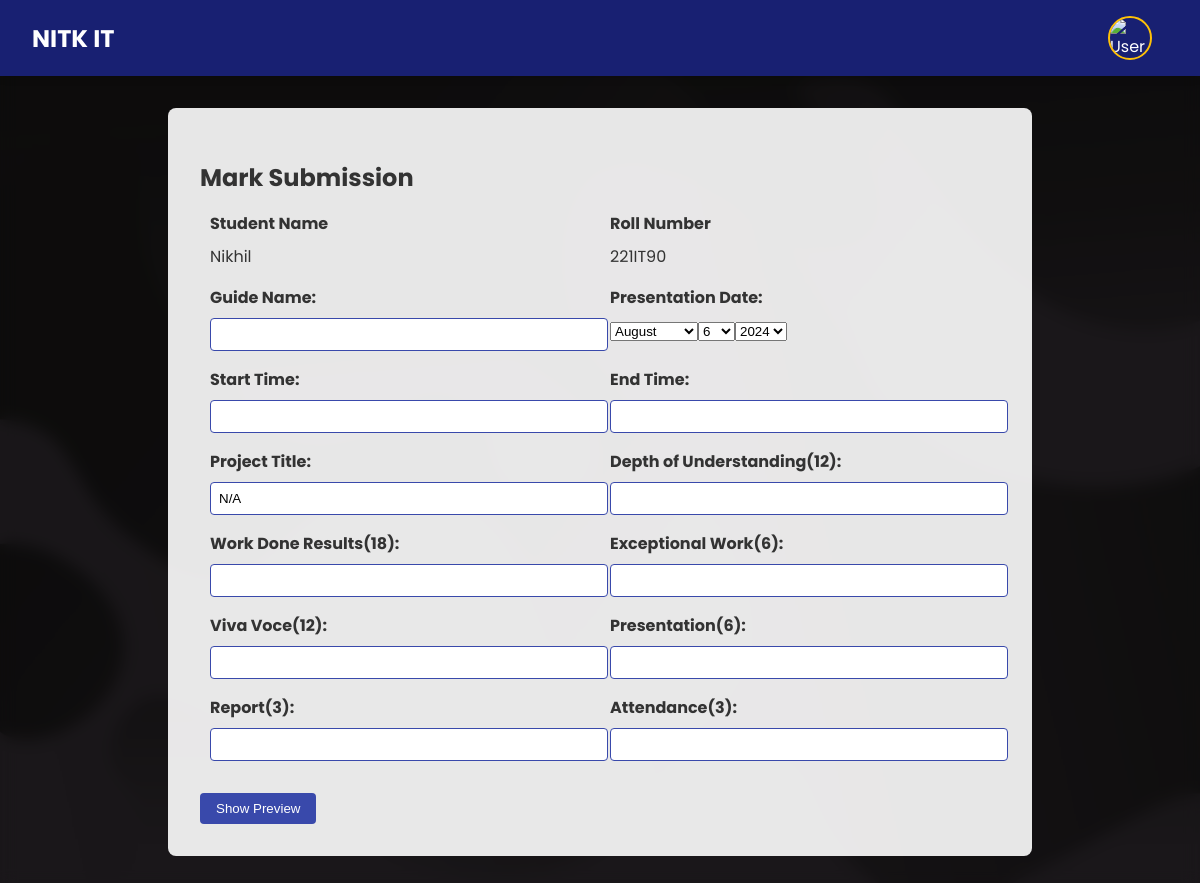
The page /students/midsem/5/ (signed in) on the database its author committed.
### mainapp/models.py (models this page shows, shortened)
class Student(models.Model):
    ROLE_CHOICES = [
        ('mentor', 'Mentor'),
        ('examiner', 'Examiner'),
    ]
    role = models.CharField(max_length=10, choices=ROLE_CHOICES, default='mentor')
    name = models.CharField(max_length=100, null=True)
    roll_number = models.CharField(max_length=20, unique=True)
    email = models.EmailField(null=True)
    project_title = models.CharField(max_length=255, default='N/A')
    presentation_date = models.DateField(null=True)
    presentation_from_time = models.CharField(max_length=100, default='N/A')
    presentation_to_time = models.CharField(max_length=100, default='N/A')
    professor = models.ForeignKey(User, on_delete=models.CASCADE, related_name='mentored_students')
    examiners = models.ManyToManyField(User, related_name='examined_students', through='ExaminerAssignment')
    submission_status = models.CharField(
        max_length=10,
        choices=[('green', 'Submitted'), ('red', 'Not Submitted')],
        default='red'
    )
    submission_endstatus = models.CharField(
        max_length=10,
        choices=[('green', 'Submitted'), ('red', 'Not Submitted')],
        default='red'
    )
    midsem_marks = models.IntegerField(default=0)
    total_midsem_marks = models.IntegerField(default=0)
    endsem_marks = models.IntegerField(default=0)
    total_endsem_marks = models.IntegerField(default=0)
    password = models.CharField(max_length=128, default='nopw123@')
    professor_marks = models.IntegerField(default=0)
    professor_endmarks = models.IntegerField(default=0)

### mainapp/views.py (the view)
# urls.py: path('students/midsem/<int:student_id>/', views.update_midsem_marks, name='update_midsem_marks'),
@login_required
def update_midsem_marks(request, student_id):
    student = get_object_or_404(Student, id=student_id)
    user = request.user
    if user == student.professor:
        role = 'mentor'
        FormClass = MentorMarksForm
    else:
        role = 'examiner'
        FormClass = ExaminerMarksForm
        examiner_assignment = get_object_or_404(ExaminerAssignment, student=student, examiner=user)
    if request.method == 'POST':
        form = FormClass(request.POST)
        if form.is_valid():
            marksheet, created = MarkSheet.objects.get_or_create(student=student, user=user)
            for field in form.cleaned_data:
                setattr(marksheet, field, form.cleaned_data[field])
            marksheet.save()
            total_marks = sum(form.cleaned_data[field] for field in form.cleaned_data
                              if field not in ['guide_name', 'presentation_date', 'start_time', 'end_time', 'project_title'])
            if role == 'mentor':
                student.professor_marks = total_marks
                student.save()
            else:
                examiner_assignment.examiner_marks = total_marks
                examiner_assignment.submission_status = 'Submitted'  # Update submission status
                examiner_assignment.save()
            student.update_total_marks()
            student.update_submission_status()
            messages.success(request, "Midsem marks updated successfully and email sent.")
            return redirect('student_list', role=role)
    else:
        initial_data = {}
        if role == 'mentor':
            initial_data = {field: getattr(student, field) for field in FormClass.base_fields if hasattr(student, field)}
        else:
            initial_data = {'examiner_marks': examiner_assignment.examiner_marks}
        form = FormClass(initial=initial_data)
    context = {
        'form': form,
        'student': student,
        'role': role,
        'submission_status': examiner_assignment.submission_status if role == 'examiner' else None,
    }
    return render(request, 'authentication/update_midsem_marks.html', context)

### templates/authentication/update_midsem_marks.html (shortened to what this page needs)
{% load static %}
<!DOCTYPE html>
<html lang="en">
<head>
    <link rel="stylesheet" href="">
</head>
<body>
    <nav>
        <a href="#" class="logo">NITK IT</a>
        <div class="user-profile">
            <img src="{% static 'user-avatar.jpg' %}" alt="User Avatar" class="user-avatar">
        </div>
    </nav>
    <main>
        <div class="form-container">
            <form id="marksheetForm" method="post">
                <h2>Mark Submission</h2>
                <div class="form-row">
                    <div class="form-group">
                        <label for="student_name">Student Name</label>
                        <span class="font-medium">{{ student.name }}</span>
                    </div>
                    <div class="form-group">
                        <label for="roll_no">Roll Number</label>
                        <span class="font-medium">{{ student.roll_number }}</span>
                    </div>
                </div>
                <div class="form-row">
                    {% for field in form %}
                        <div class="form-group">
                            {{ field.label_tag }}
                            {{ field }}
                        </div>
                        {% if forloop.counter|divisibleby:2 %}
                            </div><div class="form-row">
                        {% endif %}
                    {% endfor %}
                </div>
                <div class="form-button-container">
                    <button type="button" id="previewButton">Show Preview</button>
                </div>
            </form>
        </div>
    </main>
</body>
</html>

### rows shown on the page
Student: name "Nikhil", roll_number "221IT90", form "N/A"

### other values the page prints
{{ field.label_tag }} "Guide Name:" "Presentation Date:" "Start Time:" "End Time:" "Project Title:" "Depth of Understanding(12):" "Work Done Results(18):" "Exceptional Work(6):" "Viva Voce(12):" "Presentation(6):" "Report(3):" "Attendance(3):"
